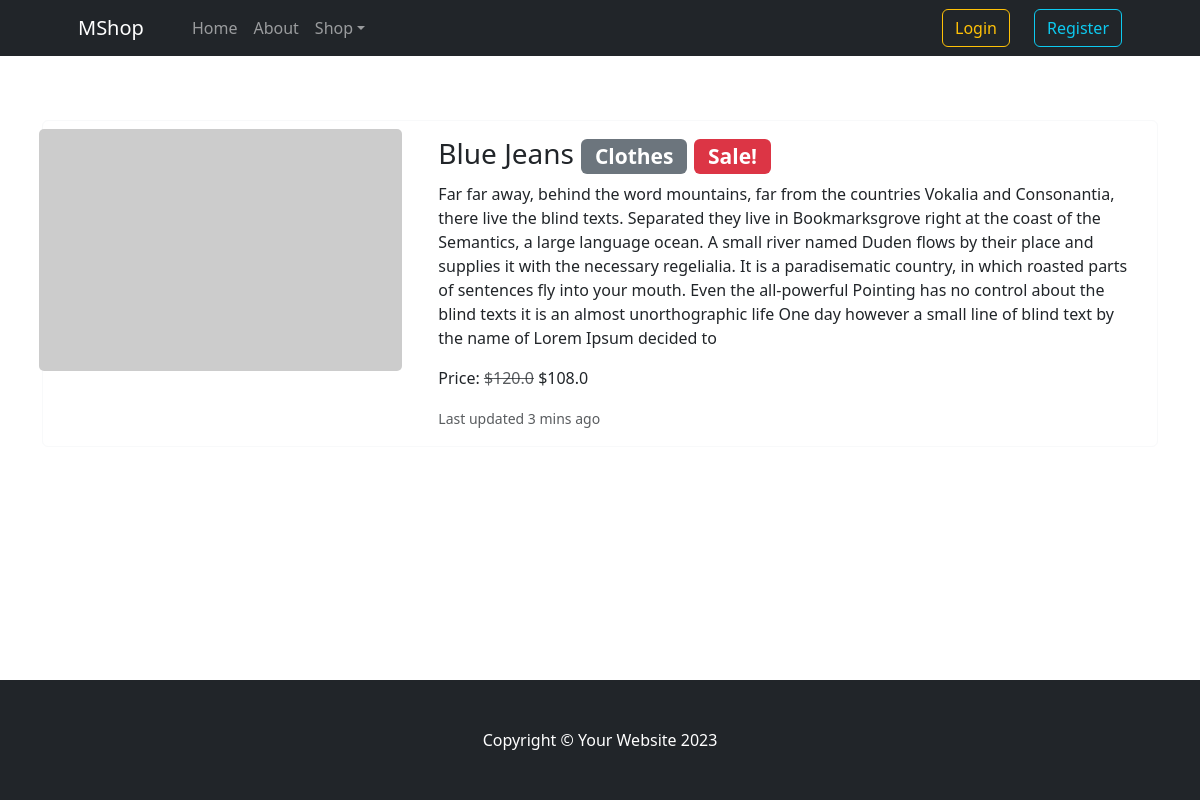
Page /4/ on the committed database.
### items/models.py (models this page shows, shortened)
class Item(models.Model):
    title = models.CharField(max_length=60)
    description = models.TextField()
    price = models.FloatField()
    image = models.ImageField(upload_to="item_images", blank=True, null=True)
    is_sold = models.BooleanField(default=False)
    is_on_sale = models.BooleanField(default=False)
    discount = models.FloatField(default=0.0)
    created_at = models.DateTimeField(auto_now_add=True)
    category = models.ForeignKey(
        Category, on_delete=models.CASCADE, related_name="items"
    )
    buyers = models.ManyToManyField(
        User, through="Purchase", related_name="purchased_items"
    )
    class Meta:
        ordering = ("title",)
    def discounted_price(self):
        return self.price - self.price * self.discount

class Category(models.Model):
    name = models.CharField(max_length=30)
    class Meta:
        verbose_name_plural = "Categories"
    def __str__(self) -> str:
        return self.name

### items/views.py (the view)
# urls.py: path("<int:pk>/", views.detail, name="detail"),
def detail(request, pk):
    item = get_object_or_404(Item, pk=pk)
    if item.is_on_sale:
        item.discount = item.discounted_price()
    return render(
        request,
        "items/detail.html",
        {
            "item": item,
        },
    )

### items/templates/items/detail.html (shortened to what this page needs)
{% extends "items/base.html" %}
{% block content %}
<div class="container my-5">
    <div class="card border-light my-3">
        <div class="row no-gutters">
        <div class="col-md-4 p-2">
            <img src="https://dummyimage.com/450x300/dee2e6/6c757d.jpg" class="card-img" alt="...">
        </div>
        <div class="col-md-8">
            <div class="card-body">
                <h3 class="card-title">
                    {{ item.title }} <span class="badge bg-secondary">{{ item.category }}</span>
                    {% if item.is_on_sale %}<span class="badge bg-danger">Sale!</span>{% endif %}
                </h3>
                <p class="card-text">{{ item.description }}</p>
                <p class="card-text">Price:
                {% if item.is_on_sale %}
                    <span class="text-muted text-decoration-line-through">${{ item.price }}</span>
                    ${{ item.discount }}
                {% else %}
                    ${{ item.price }}
                {% endif %}
                </p>
                <p class="card-text"><small class="text-muted">Last updated 3 mins ago</small></p>
            </div>
        </div>
        </div>
    </div>
</div>
{% endblock content %}

### rows in the picture
Item: title "Blue Jeans", category "Clothes", description "Far far away, behind the word mountains, far from the countries Vokalia and Consonantia, there live the blind texts. Separated they live in Bookmarksgrove right at the coast of the Semantics, a large language ocean. A small river named Duden flows by their place and supplies it with the necessary regelialia. It is a paradisematic country, in which roasted parts of sentences fly into your mouth. Even the all-powerful Pointing has no control about the blind texts it is an almost unorthographic life One day however a small line of blind text by the name of Lorem Ipsum decided to", price "120.0", discount "108.0"
